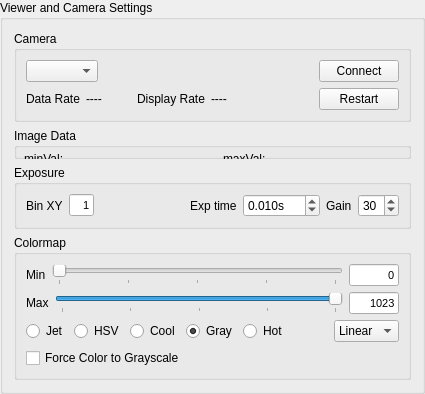
     <widget class="QGroupBox" name="groupBox">
      <property name="title">
       <string>Viewer and Camera Settings</string>
      </property>
      <layout class="QVBoxLayout" name="verticalLayout_4">
       <item>
        <widget class="QGroupBox" name="gB_camera">
         <property name="title">
          <string>Camera</string>
         </property>
         <layout class="QVBoxLayout" name="verticalLayout">
          <item>
           <layout class="QHBoxLayout" name="horizontalLayout">
            <item>
             <widget class="QComboBox" name="cB_camera"/>
            </item>
            <item>
             <spacer name="horizontalSpacer_47">
              <property name="orientation">
               <enum>Qt::Horizontal</enum>
              </property>
              <property name="sizeHint" stdset="0">
               <size>
                <width>40</width>
                <height>20</height>
               </size>
              </property>
             </spacer>
            </item>
            <item>
             <widget class="QPushButton" name="pB_on">
              <property name="text">
               <string>Connect</string>
              </property>
             </widget>
            </item>
           </layout>
          </item>
          <item>
           <layout class="QHBoxLayout" name="horizontalLayout_5">
            <item>
             <widget class="QLabel" name="lb_data">
              <property name="text">
               <string>Data Rate</string>
              </property>
             </widget>
            </item>
            <item>
             <widget class="QLabel" name="lb_dataRate">
              <property name="minimumSize">
               <size>
                <width>45</width>
                <height>0</height>
               </size>
              </property>
              <property name="text">
               <string>----</string>
              </property>
             </widget>
            </item>
            <item>
             <widget class="QLabel" name="lb_disp">
              <property name="text">
               <string>Display Rate</string>
              </property>
             </widget>
            </item>
            <item>
             <widget class="QLabel" name="lb_dispRate">
              <property name="minimumSize">
               <size>
                <width>45</width>
                <height>0</height>
               </size>
              </property>
              <property name="text">
               <string>----</string>
              </property>
             </widget>
            </item>
            <item>
             <spacer name="horizontalSpacer_4">
              <property name="orientation">
               <enum>Qt::Horizontal</enum>
              </property>
              <property name="sizeHint" stdset="0">
               <size>
                <width>40</width>
                <height>20</height>
               </size>
              </property>
             </spacer>
            </item>
            <item>
             <widget class="QPushButton" name="pB_resetioc">
              <property name="toolTip">
               <string>&lt;html&gt;&lt;head/&gt;&lt;body&gt;&lt;p&gt;Reset the corresponding camera ioc&lt;/p&gt;&lt;/body&gt;&lt;/html&gt;</string>
              </property>
              <property name="text">
               <string>Restart</string>
              </property>
             </widget>
            </item>
           </layout>
          </item>
         </layout>
        </widget>
       </item>
       <item>
        <widget class="QGroupBox" name="groupBox_2">
         <property name="title">
          <string>Image Data</string>
         </property>
         <widget class="QWidget" name="horizontalLayoutWidget">
          <property name="geometry">
           <rect>
            <x>10</x>
            <y>20</y>
            <width>391</width>
            <height>21</height>
           </rect>
          </property>
          <layout class="QHBoxLayout" name="horizontalLayout_19">
           <item>
            <widget class="QLabel" name="lb_minVal">
             <property name="text">
              <string>minVal:</string>
             </property>
            </widget>
           </item>
           <item>
            <widget class="QLabel" name="lb_minValdata">
             <property name="text">
              <string>----</string>
             </property>
            </widget>
           </item>
           <item>
            <widget class="QLabel" name="lb_maxVal">
             <property name="text">
              <string>maxVal:</string>
             </property>
            </widget>
           </item>
           <item>
            <widget class="QLabel" name="lb_maxValdata">
             <property name="text">
              <string>----</string>
             </property>
            </widget>
           </item>
          </layout>
         </widget>
        </widget>
       </item>
       <item>
        <widget class="QGroupBox" name="gB_Exposure">
         <property name="title">
          <string>Exposure</string>
         </property>
         <layout class="QHBoxLayout" name="horizontalLayout_8">
          <item>
           <layout class="QHBoxLayout" name="horizontalLayout_13">
            <item>
             <widget class="QLabel" name="label_21">
              <property name="text">
               <string>Bin XY</string>
              </property>
             </widget>
            </item>
            <item>
             <widget class="QLineEdit" name="lEBXY">
              <property name="sizePolicy">
               <sizepolicy hsizetype="Fixed" vsizetype="Fixed">
                <horstretch>1</horstretch>
                <verstretch>0</verstretch>
               </sizepolicy>
              </property>
              <property name="minimumSize">
               <size>
                <width>10</width>
                <height>0</height>
               </size>
              </property>
              <property name="maximumSize">
               <size>
                <width>25</width>
                <height>16777215</height>
               </size>
              </property>
              <property name="font">
               <font>
                <pointsize>8</pointsize>
               </font>
              </property>
              <property name="text">
               <string>1</string>
              </property>
              <property name="alignment">
               <set>Qt::AlignRight|Qt::AlignTrailing|Qt::AlignVCenter</set>
              </property>
             </widget>
            </item>
           </layout>
          </item>
          <item>
           <spacer name="horizontalSpacer">
            <property name="orientation">
             <enum>Qt::Horizontal</enum>
            </property>
            <property name="sizeHint" stdset="0">
             <size>
              <width>40</width>
              <height>20</height>
             </size>
            </property>
           </spacer>
          </item>
          <item>
           <layout class="QHBoxLayout" name="horizontalLayout_16">
            <item>
             <widget class="QLabel" name="label_22">
              <property name="text">
               <string>Exp time</string>
              </property>
             </widget>
            </item>
            <item>
             <widget class="QDoubleSpinBox" name="dS_expt">
              <property name="prefix">
               <string/>
              </property>
              <property name="suffix">
               <string>s</string>
              </property>
              <property name="decimals">
               <number>3</number>
              </property>
              <property name="minimum">
               <double>0.001000000000000</double>
              </property>
              <property name="maximum">
               <double>100.000000000000000</double>
              </property>
              <property name="singleStep">
               <double>0.001000000000000</double>
              </property>
              <property name="value">
               <double>0.010000000000000</double>
              </property>
             </widget>
            </item>
           </layout>
          </item>
          <item>
           <layout class="QHBoxLayout" name="horizontalLayout_20">
            <item>
             <widget class="QLabel" name="label_23">
              <property name="text">
               <string>Gain</string>
              </property>
             </widget>
            </item>
            <item>
             <widget class="QSpinBox" name="iS_gain">
              <property name="suffix">
               <string/>
              </property>
              <property name="prefix">
               <string/>
              </property>
              <property name="maximum">
               <number>35</number>
              </property>
              <property name="value">
               <number>30</number>
              </property>
             </widget>
            </item>
           </layout>
          </item>
         </layout>
        </widget>
       </item>
       <item>
        <widget class="QGroupBox" name="gB_colormap">
         <property name="enabled">
          <bool>true</bool>
         </property>
         <property name="title">
          <string>Colormap</string>
         </property>
         <layout class="QGridLayout" name="gridLayout_5">
          <item row="0" column="0">
           <layout class="QVBoxLayout" name="verticalLayout_10">
            <item>
             <layout class="QVBoxLayout" name="verticalLayout_9">
              <item>
               <layout class="QHBoxLayout" name="horizontalLayout_3">
                <item>
                 <widget class="QLabel" name="labelRangeMin_1">
                  <property name="text">
                   <string>Min</string>
                  </property>
                 </widget>
                </item>
                <item>
                 <widget class="QSlider" name="hSRngMin">
                  <property name="sizePolicy">
                   <sizepolicy hsizetype="Expanding" vsizetype="Fixed">
                    <horstretch>3</horstretch>
                    <verstretch>0</verstretch>
                   </sizepolicy>
                  </property>
                  <property name="maximum">
                   <number>1023</number>
                  </property>
                  <property name="orientation">
                   <enum>Qt::Horizontal</enum>
                  </property>
                  <property name="tickPosition">
                   <enum>QSlider::TicksBelow</enum>
                  </property>
                  <property name="tickInterval">
                   <number>256</number>
                  </property>
                 </widget>
                </item>
                <item>
                 <widget class="QLineEdit" name="lERngMin">
                  <property name="sizePolicy">
                   <sizepolicy hsizetype="Fixed" vsizetype="Fixed">
                    <horstretch>1</horstretch>
                    <verstretch>0</verstretch>
                   </sizepolicy>
                  </property>
                  <property name="minimumSize">
                   <size>
                    <width>10</width>
                    <height>0</height>
                   </size>
                  </property>
                  <property name="maximumSize">
                   <size>
                    <width>50</width>
                    <height>16777215</height>
                   </size>
                  </property>
                  <property name="font">
                   <font>
                    <pointsize>8</pointsize>
                   </font>
                  </property>
                  <property name="text">
                   <string>0</string>
                  </property>
                  <property name="alignment">
                   <set>Qt::AlignRight|Qt::AlignTrailing|Qt::AlignVCenter</set>
                  </property>
                 </widget>
                </item>
               </layout>
              </item>
              <item>
               <layout class="QHBoxLayout" name="horizontalLayout_4">
                <item>
                 <widget class="QLabel" name="labelRangeMax_1">
                  <property name="text">
                   <string>Max</string>
                  </property>
                 </widget>
                </item>
                <item>
                 <widget class="QSlider" name="hSRngMax">
                  <property name="sizePolicy">
                   <sizepolicy hsizetype="Expanding" vsizetype="Fixed">
                    <horstretch>3</horstretch>
                    <verstretch>0</verstretch>
                   </sizepolicy>
                  </property>
                  <property name="maximum">
                   <number>1023</number>
                  </property>
                  <property name="sliderPosition">
                   <number>1023</number>
                  </property>
                  <property name="orientation">
                   <enum>Qt::Horizontal</enum>
                  </property>
                  <property name="invertedAppearance">
                   <bool>false</bool>
                  </property>
                  <property name="invertedControls">
                   <bool>false</bool>
                  </property>
                  <property name="tickPosition">
                   <enum>QSlider::TicksBelow</enum>
                  </property>
                  <property name="tickInterval">
                   <number>256</number>
                  </property>
                 </widget>
                </item>
                <item>
                 <widget class="QLineEdit" name="lERngMax">
                  <property name="sizePolicy">
                   <sizepolicy hsizetype="Fixed" vsizetype="Fixed">
                    <horstretch>1</horstretch>
                    <verstretch>0</verstretch>
                   </sizepolicy>
                  </property>
                  <property name="minimumSize">
                   <size>
                    <width>10</width>
                    <height>0</height>
                   </size>
                  </property>
                  <property name="maximumSize">
                   <size>
                    <width>50</width>
                    <height>16777215</height>
                   </size>
                  </property>
                  <property name="font">
                   <font>
                    <pointsize>8</pointsize>
                   </font>
                  </property>
                  <property name="text">
                   <string>1023</string>
                  </property>
                  <property name="alignment">
                   <set>Qt::AlignRight|Qt::AlignTrailing|Qt::AlignVCenter</set>
                  </property>
                 </widget>
                </item>
               </layout>
              </item>
              <item>
               <layout class="QHBoxLayout" name="horizontalLayout_9">
                <item>
                 <widget class="QRadioButton" name="rBColor_Jet">
                  <property name="text">
                   <string>Jet</string>
                  </property>
                 </widget>
                </item>
                <item>
                 <widget class="QRadioButton" name="rBColor_HSV">
                  <property name="text">
                   <string>HSV</string>
                  </property>
                 </widget>
                </item>
                <item>
                 <widget class="QRadioButton" name="rBColor_Cool">
                  <property name="text">
                   <string>Cool</string>
                  </property>
                 </widget>
                </item>
                <item>
                 <widget class="QRadioButton" name="rBColor_Gray">
                  <property name="text">
                   <string>Gray</string>
                  </property>
                  <property name="checked">
                   <bool>true</bool>
                  </property>
                 </widget>
                </item>
                <item>
                 <widget class="QRadioButton" name="rBColor_Hot">
                  <property name="text">
                   <string>Hot</string>
                  </property>
                  <property name="checked">
                   <bool>false</bool>
                  </property>
                 </widget>
                </item>
                <item>
                 <spacer name="horizontalSpacer_5">
                  <property name="orientation">
                   <enum>Qt::Horizontal</enum>
                  </property>
                  <property name="sizeHint" stdset="0">
                   <size>
                    <width>40</width>
                    <height>20</height>
                   </size>
                  </property>
                 </spacer>
                </item>
                <item>
                 <widget class="QComboBox" name="cBoxScale">
                  <property name="minimumSize">
                   <size>
                    <width>50</width>
                    <height>0</height>
                   </size>
                  </property>
                  <item>
                   <property name="text">
                    <string>Linear</string>
                   </property>
                  </item>
                  <item>
                   <property name="text">
                    <string>Log</string>
                   </property>
                  </item>
                  <item>
                   <property name="text">
                    <string>Exp</string>
                   </property>
                  </item>
                 </widget>
                </item>
               </layout>
              </item>
             </layout>
            </item>
           </layout>
          </item>
          <item row="1" column="0">
           <layout class="QHBoxLayout" name="horizontalLayout_2">
            <item>
             <widget class="QCheckBox" name="grayScale">
              <property name="text">
               <string>Force Color to Grayscale</string>
              </property>
             </widget>
            </item>
            <item>
             <spacer name="horizontalSpacer_3">
              <property name="orientation">
               <enum>Qt::Horizontal</enum>
              </property>
              <property name="sizeHint" stdset="0">
               <size>
                <width>40</width>
                <height>20</height>
               </size>
              </property>
             </spacer>
            </item>
           </layout>
          </item>
         </layout>
        </widget>
       </item>
      </layout>
     </widget>
